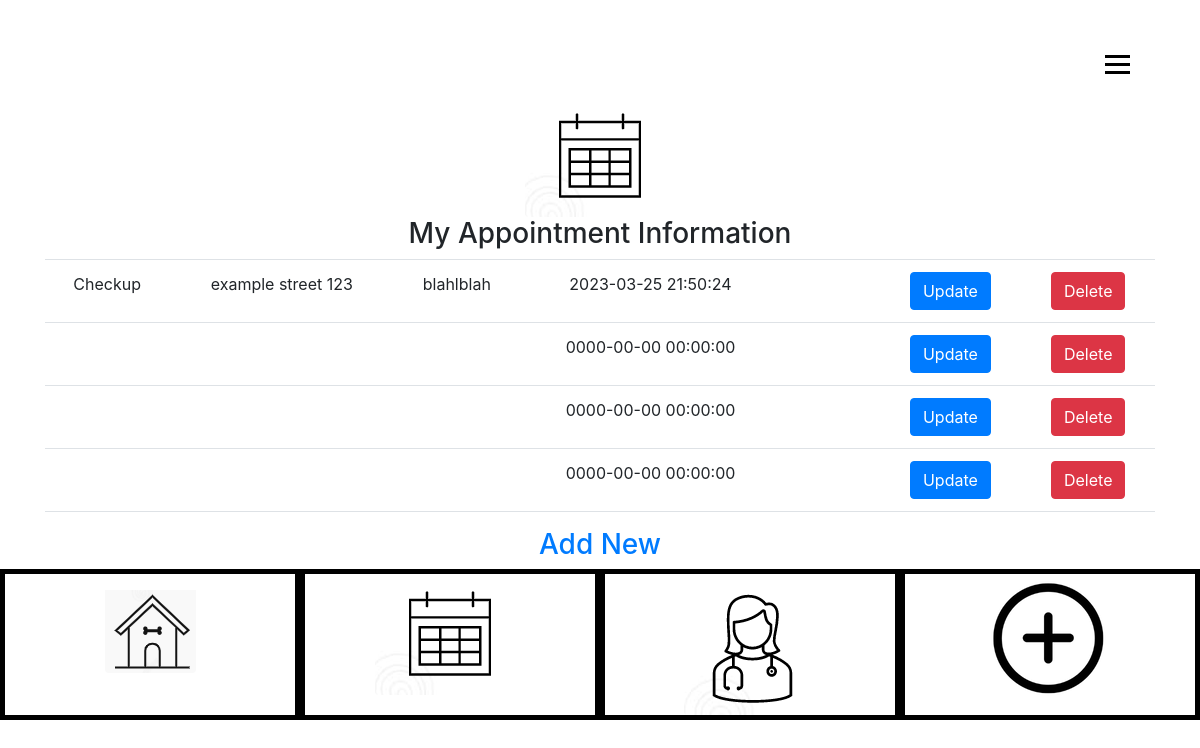
The page /appointment-create.php on the database as committed earlier.
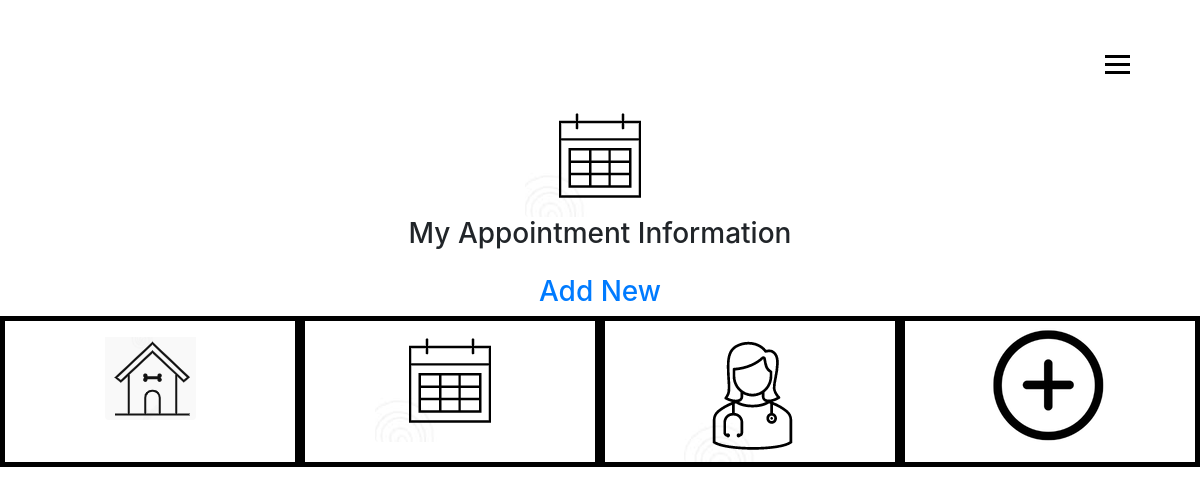
The same page on the database as committed later.
### tables this page shows
CREATE TABLE `tbl_appointment` (
  `AppointmentId` int(15) NOT NULL,
  `fldappointmentTitle` varchar(50) NOT NULL,
  `fldappointmentLocation` varchar(150) NOT NULL,
  `fldappointmentContact` varchar(50) NOT NULL,
  `fldappointmentTime` datetime NOT NULL,
  `fldappointmentRequiredDocs` varchar(150) NOT NULL,
  `fldappointmentCost` varchar(50) NOT NULL,
  `fldappointmentNotes` varchar(150) NOT NULL,
  `fldappointmentHandler` varchar(50) NOT NULL
);

### appointment-read.php (the view, shortened to what this page needs)
<?php
include 'db.php';
  $sql = "select * from tbl_appointment";
  $result = $conn->query($sql);
  while($row = $result->fetch_assoc()) {
    echo "<td>" . $row['fldappointmentTitle'] . "</td>";
    echo "<td>" . $row['fldappointmentLocation'] . "</td>";
    echo "<td>" . $row['fldappointmentContact'] . "</td>";
    echo "<td>" . $row['fldappointmentTime'] . "</td>";
    echo "<td>" . $row['fldappointmentRequiredDocs'] . "</td>";
    echo "<td>" . $row['fldappointmentCost'] . "</td>";
    echo "<td>" . $row['fldappointmentNotes'] . "</td>";
   echo '<td><a class="btn btn-primary" href="" role="button">Update</a></td>';
  echo '<td><a class="btn btn-danger" href="" role="button">Delete</a></td>';
  }
?>

Rows that differ between the two databases and show on the page:
removed tbl_appointment: fldappointmentTitle "Checkup", fldappointmentLocation "example street 123", fldappointmentContact "blahlblah", fldappointmentTime "2023-03-25 21:50:24"
removed tbl_appointment: fldappointmentTime "0000-00-00 00:00:00"
removed tbl_appointment: fldappointmentTime "0000-00-00 00:00:00"
removed tbl_appointment: fldappointmentTime "0000-00-00 00:00:00"
